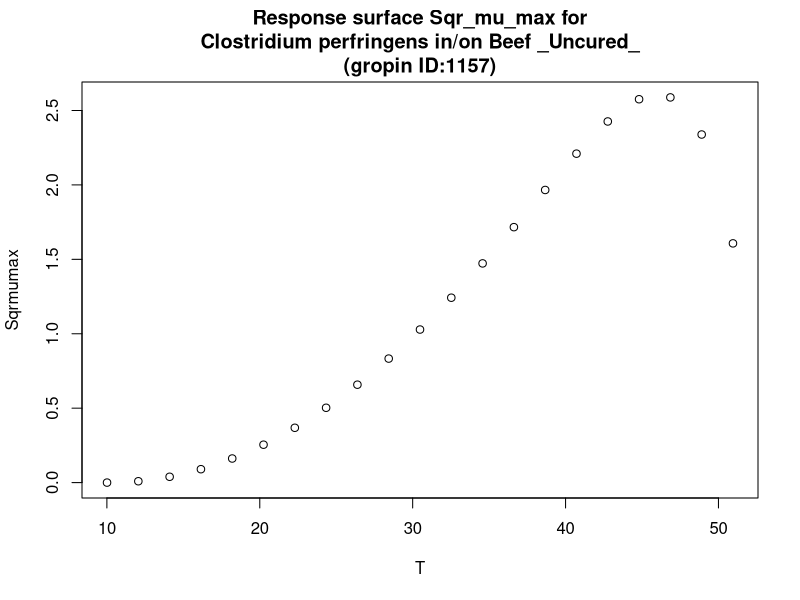

Reproduce this figure in R.
#############################
# start of Parameter script
#############################
T <- seq(10.01,50.949050949051,length.out=21)
#############################
# end of Parameter script
#############################
############################# 
# start of Model script Gropin ID 1157 
#############################
 
# constant coefficients for this model
 
variables <- data.frame(T)
argumentsPar <- unique.data.frame(expand.grid(variables))
 
# heart of the model
response_surface <- function(T) {
   mumax <-(0.050^2)*((T-10.15)^2)*(sqrt(1-exp(0.238*(T-53))))^2

	return(mumax=mumax)
} 

# output parameters
responseSurface <- cbind(argumentsPar,response_surface(argumentsPar['T']))
colnames(responseSurface) <- c(colnames(argumentsPar),'Sqrmumax')
#############################
# End of Model script
#############################
############################# 
# start of Visualisation script Gropin ID 1157 
#############################
titleText <-'Response surface Sqr_mu_max for
Clostridium perfringens in/on Beef _Uncured_
(gropin ID:1157)'
plot(T,responseSurface$'Sqrmumax',xlab='T',
                          ylab='Sqrmumax',main=titleText)
#############################
# End of Visualisation script
#############################
